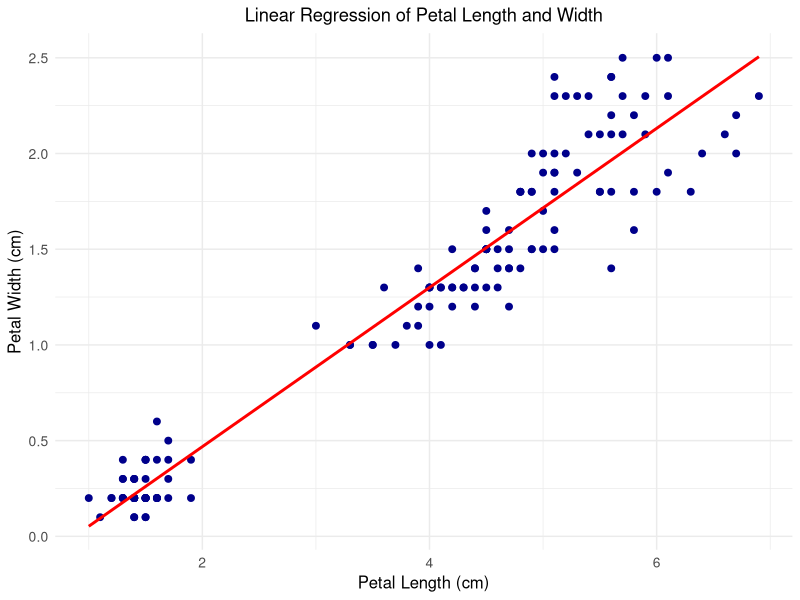
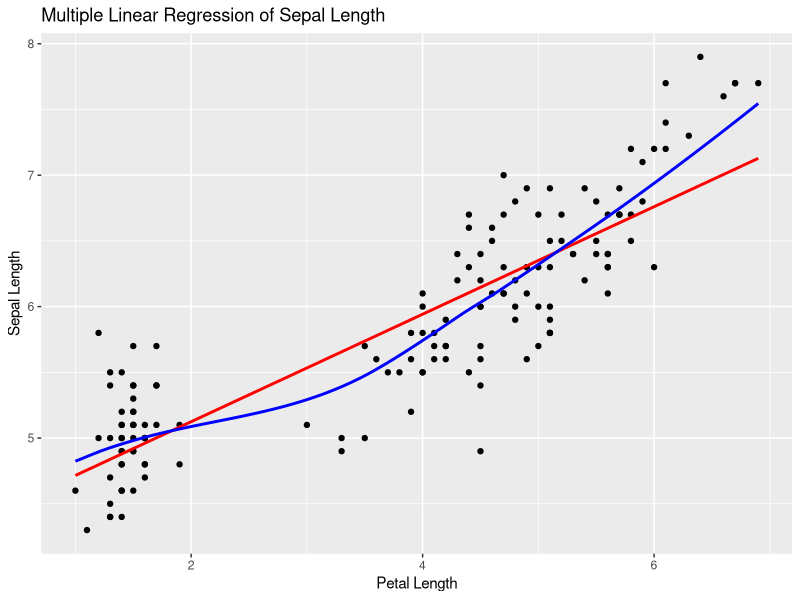
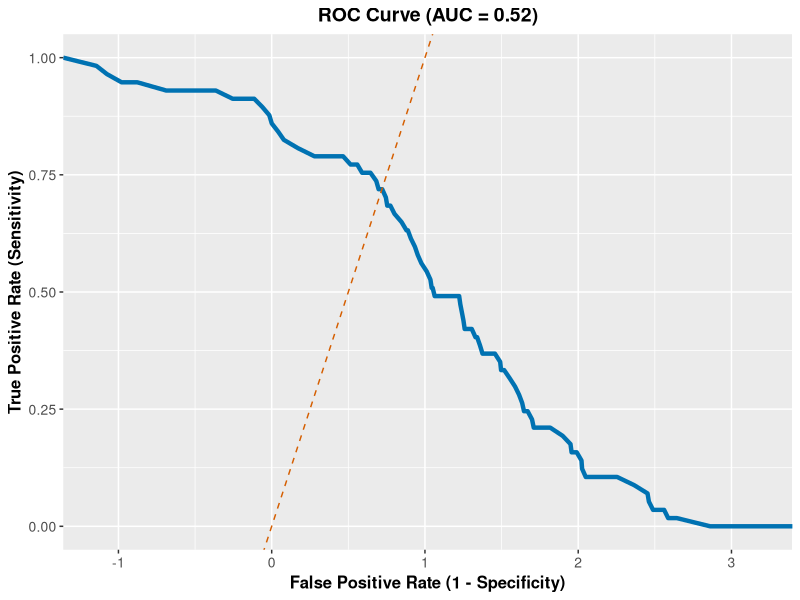

Reproduce these figures in R, in order. (Note: this script raises an error after producing the figures.)
data(iris)
head(iris)
str(iris)  
summary(iris)


library("ggplot2")

# Perform linear regression on petal length and width
model <- lm(Petal.Width ~ Petal.Length, data = iris)

# Print the summary of the model
summary(model)

# Make predictions on the training set
pred <- predict(model)

# Calculate root mean squared error (RMSE) on the training set
rmse <- sqrt(mean((iris$Petal.Width - pred)^2))

# Calculate coefficient of determination (R-squared)
rsq <- summary(model)$r.squared

# Print the evaluation metrics
cat("RMSE:", rmse, "\n")
cat("R-squared:", rsq, "\n")



# Visualize the results using ggplot2
library(ggplot2)

ggplot(data = iris, aes(x = Petal.Length, y = Petal.Width)) +
  geom_point(color = "darkblue", size = 2) +
  geom_smooth(method = "lm", se = FALSE, color = "red") +
  labs(title = "Linear Regression of Petal Length and Width", x = "Petal Length (cm)", y = "Petal Width (cm)") +
  theme_minimal() +
  theme(plot.title = element_text(hjust = 0.5),
        axis.title = element_text(size = 12),
        axis.text = element_text(size = 10))


#Multiple Linear Regression

library(ggplot2)
model <- lm(Sepal.Length ~ Sepal.Width + Petal.Length + Petal.Width, data = iris)

summary(model)

ggplot(data = iris, aes(x = Petal.Length, y = Sepal.Length)) +
  geom_point() +
  geom_smooth(method = "lm", se = FALSE, color = "red") +
  labs(title = "Multiple Linear Regression of Sepal Length", x = "Petal Length", y = "Sepal Length") +
  geom_smooth(aes(y = predict(model)), color = "blue", se = FALSE)





#Logistic  Regression
set.seed(123)
iris$setosa <- ifelse(iris$Species == "setosa", 1, 0)
model <- glm(setosa ~ Sepal.Length + Sepal.Width, data = iris, family = binomial)
summary(model)

# Load necessary libraries
library(pROC)
library(ggplot2)
library(ggpubr)

# Make predictions
pred <- predict(model, type = "response")

# Create confusion matrix
threshold <- 0.5
pred_class <- ifelse(pred > threshold, 1, 0)
conf_mat <- table(Actual = iris$setosa, Predicted = pred_class)
print(conf_mat)

library(ggplot2)
library(pROC)

# Generate some sample data
library(ggplot2)
library(pROC)

# Generate some sample data
set.seed(123)
actual <- sample(c(0, 1), 100, replace = TRUE)
predicted <- rnorm(100)

# Compute ROC curve
roc <- roc(actual, predicted)

# Compute AUC
auc <- round(auc(roc), 2)

# Extract coordinates from ROC curve
roc_coords <- coords(roc, "all")

# Create data frame from coordinates
roc_df <- data.frame(x = roc_coords[[1]], y = roc_coords[[2]])

# Plot ROC curve
roc_plot <- ggplot(data = roc_df, aes(x = 1 - x, y = y)) +
  geom_line(color = "#0072B2", size = 1.5) +
  geom_abline(intercept = 0, slope = 1, linetype = "dashed", color = "#D55E00") +
  ggtitle(paste0("ROC Curve (AUC = ", auc, ")")) +
  xlab("False Positive Rate (1 - Specificity)") +
  ylab("True Positive Rate (Sensitivity)") +
  theme(plot.title = element_text(size = 14, face = "bold", hjust = 0.5),
        axis.title = element_text(size = 12, face = "bold"),
        axis.text = element_text(size = 10),
        legend.position = "none")

# Display plot
roc_plot





#Poisson Regression
# Fit Poisson model
poisson_model <- glm(Species_int ~ Sepal.Length + Sepal.Width, data = iris, family = "poisson")

# Make predictions
predicted <- predict(poisson_model, type = "response")

# Create binary predictions based on a threshold
threshold <- 0.5
binary_predicted <- ifelse(predicted > threshold, 1, 0)

# Compute residual deviance
res_dev <- sum(dpois(iris$Species_int, lambda = predicted, log = TRUE))
res_dev

# Compute AIC
aic <- AIC(poisson_model)
aic

# Compute BIC
bic <- BIC(poisson_model)
bic










